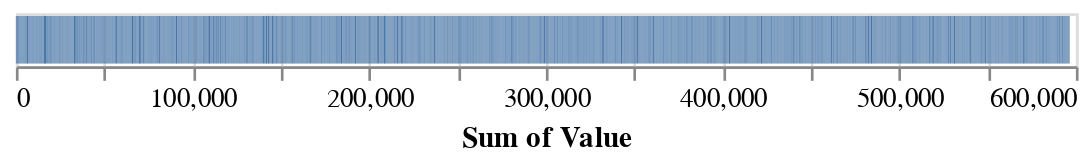

Source (notebook cell):
### Code cell
alt.Chart(y2k_pop).mark_bar().encode(
    x='Sum of Value',
)

### Figure 1 — Vega-Lite specification as saved in the notebook (floating-point values rounded to 4 significant figures; data arrays with more than 128 entries replaced by an {"elided": "..."} marker saying what was removed)
{"config": {"view": {"continuousWidth": 400, "continuousHeight": 300}}, "data": {"name": "data-e2fedefab9d0fb0db317721cf1e2068c"}, "mark": "bar", "encoding": {"x": {"field": "Sum of Value", "type": "quantitative"}}, "$schema": "https://vega.github.io/schema/vega-lite/v4.17.0.json", "datasets": {"data-e2fedefab9d0fb0db317721cf1e2068c": {"elided": "4500 records"}}}
